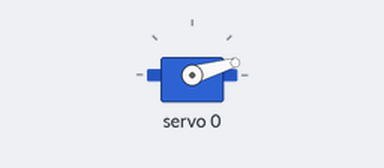
The sketch below on a simulated Arduino Uno, built with avr-gcc and run on an emulated ATmega328P. On the bench: servo.

Above: at 0.05 s.
Timing chart, 0 to 3.0 s (numbered marks = the images above):
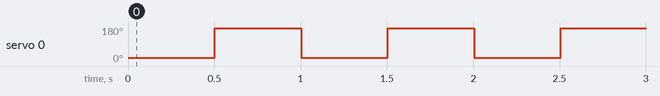

The sketch:

servoTest.ino
```cpp
#include <Wire.h>

#include <Adafruit_PWMServoDriver.h>

Adafruit_PWMServoDriver pwm = Adafruit_PWMServoDriver();

#define SERVOMIN 150 // this is the 'minimum' pulse length count (out of 4096)
#define SERVOMAX 600 // this is the 'maximum' pulse length count (out of 4096)

void setup() {
 pwm.begin();
 pwm.setPWMFreq(60); // Analog servos run at ~60 Hz updates
 servo_write(0,90);
}

void loop() {
 //0番ピンのサーボに角度10度を指示
servo_write(0,10);
 delay(500);
 //0番ピンのサーボに角度170度を指示
servo_write(0,170);
 delay(500);
}

void servo_write(int n, int ang){ //動かすサーボと角度を引数に持つ
ang = map(ang, 0, 180, SERVOMIN, SERVOMAX); //角度（0～180）をPWMのパルス幅（150～600）へ変換
pwm.setPWM(n, 0, ang);
}
```

Measured:
- by itself, servo 0: alternates 174° for 0.50 s and 16° for 0.50 s
